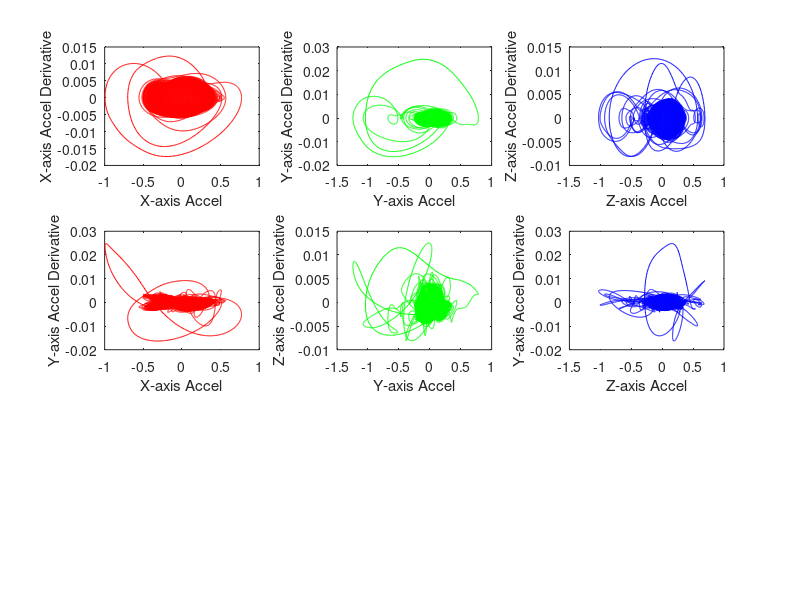
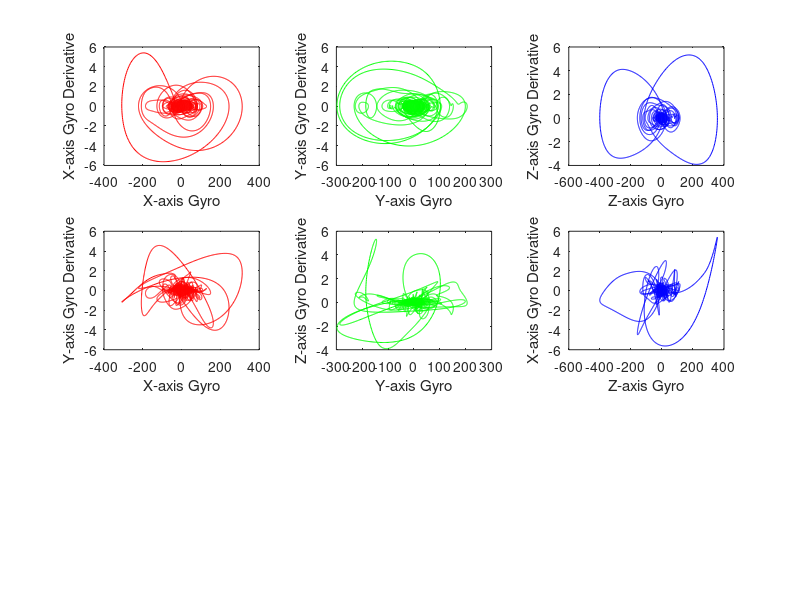
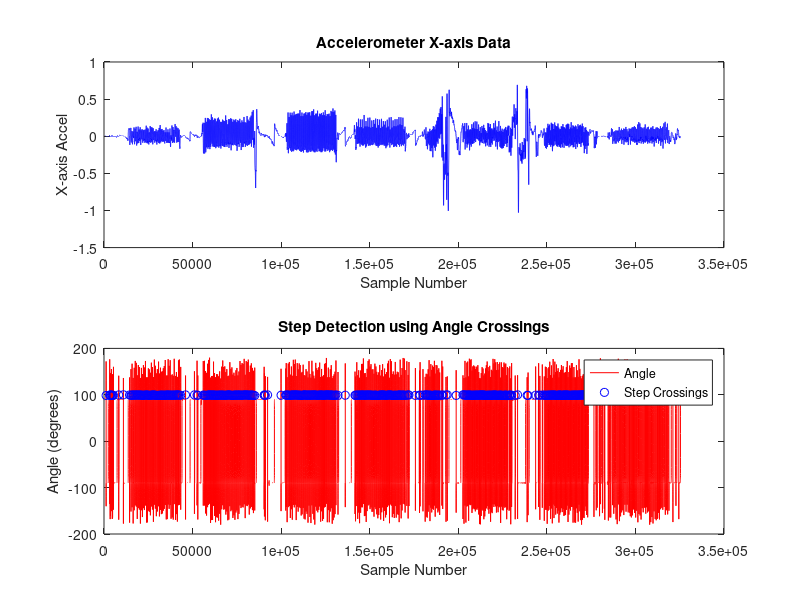

MATLAB code for these plots, in order:
%% Step detection using chest based accelerometer and gyroscope data
% This code detects steps using accelerometer and gyroscope data from a
% chest mounted sensor.
% The data is filtered using a Butterworth bandpass filter, and the
% derivative of the filtered data is calculated. The angle traced by the
% accelerometer is computed, and steps are detected based on the angle
% crossing a threshold of 100 degrees.
%% Author: Aniket Mazumder
% Vrije Universiteit Amsterdam
% contact: a.mazumder@vu.nl
%%
clear; clc; close all;
data = importdata('combined_data.mat');

%% design a butterworth bandpass filter with a cutoff frequency of 0.5-20 Hz
fs = 1000; % sampling frequency
low_cutoff = 0.1; % low cutoff frequency
high_cutoff = 4; % high cutoff frequency
order = 2; % filter order
[b, a] = butter(order, [low_cutoff high_cutoff] / (fs / 2), 'bandpass');

accel_data = data(:, 2:4); % assuming the first three columns are accelerometer
gyro_data = data(:, 5:7); % assuming the next three columns are gyroscope

% apply the filter to the accel-gyro data
filtered_accel_data = filtfilt(b, a, accel_data);
filtered_gyro_data = filtfilt(b, a, gyro_data);

%get the derivative of the filtered data
filtered_accel_data_diff = diff(filtered_accel_data);
filtered_gyro_data_diff = diff(filtered_gyro_data);


%% plot the filtered data and its derivative
% Define the variable
n_samples = 325610;

% Accelerometer data
figure;
subplot(3,3,1);
plot(filtered_accel_data(1:n_samples, 1), filtered_accel_data_diff(1:n_samples, 1),'r');
xlabel('X-axis Accel');
ylabel('X-axis Accel Derivative');

subplot(3,3,2);
plot(filtered_accel_data(1:n_samples, 2), filtered_accel_data_diff(1:n_samples, 2),'g');
xlabel('Y-axis Accel');
ylabel('Y-axis Accel Derivative');

subplot(3,3,3);
plot(filtered_accel_data(1:n_samples, 3), filtered_accel_data_diff(1:n_samples, 3),'b');
xlabel('Z-axis Accel');
ylabel('Z-axis Accel Derivative');

subplot(3,3,4);
plot(filtered_accel_data(1:n_samples, 1), filtered_accel_data_diff(1:n_samples, 2),'r');
xlabel('X-axis Accel');
ylabel('Y-axis Accel Derivative');

subplot(3,3,5);
plot(filtered_accel_data(1:n_samples, 2), filtered_accel_data_diff(1:n_samples, 3),'g');
xlabel('Y-axis Accel');
ylabel('Z-axis Accel Derivative');

subplot(3,3,6);
plot(filtered_accel_data(1:n_samples, 3), filtered_accel_data_diff(1:n_samples, 2),'b');
xlabel('Z-axis Accel');
ylabel('Y-axis Accel Derivative');

% Gyroscope data
figure;
subplot(3,3,1);
plot(filtered_gyro_data(1:n_samples, 1), filtered_gyro_data_diff(1:n_samples, 1),'r');
xlabel('X-axis Gyro');
ylabel('X-axis Gyro Derivative');

subplot(3,3,2);
plot(filtered_gyro_data(1:n_samples, 2), filtered_gyro_data_diff(1:n_samples, 2),'g');
xlabel('Y-axis Gyro');
ylabel('Y-axis Gyro Derivative');

subplot(3,3,3);
plot(filtered_gyro_data(1:n_samples, 3), filtered_gyro_data_diff(1:n_samples, 3),'b');
xlabel('Z-axis Gyro');
ylabel('Z-axis Gyro Derivative');

subplot(3,3,4);
plot(filtered_gyro_data(1:n_samples, 1), filtered_gyro_data_diff(1:n_samples, 2),'r');
xlabel('X-axis Gyro');
ylabel('Y-axis Gyro Derivative');

subplot(3,3,5);
plot(filtered_gyro_data(1:n_samples, 2), filtered_gyro_data_diff(1:n_samples, 3),'g');
xlabel('Y-axis Gyro');
ylabel('Z-axis Gyro Derivative');

subplot(3,3,6);
plot(filtered_gyro_data(1:n_samples, 3), filtered_gyro_data_diff(1:n_samples, 1),'b');
xlabel('Z-axis Gyro');
ylabel('X-axis Gyro Derivative');

%% Get the angle traced by the accelerometer
angle_accel = atan2d(filtered_accel_data(1:end-1, 3), filtered_accel_data_diff(:, 3));

%% Now consider the points where the angle just crossed 100 degrees from below to be a step

% find the points where the angle crosses 100 degrees
threshold = 100;
crossings = find(diff(angle_accel > threshold) == 1);
% find the time interval between the crossings
crossing_intervals = diff(crossings);


%% plot the crossings along with the angle in a subplot
figure;

% Subplot for X-axis Accelerometer data
subplot(2, 1, 1);
plot(filtered_accel_data(:, 3), 'b');
xlabel('Sample Number');
ylabel('X-axis Accel');
title('Accelerometer X-axis Data');

% Subplot for Angle and Step Crossings
subplot(2, 1, 2);
plot(angle_accel, 'r');
hold on;
plot(crossings, angle_accel(crossings), 'bo');
xlabel('Sample Number');
ylabel('Angle (degrees)');
title('Step Detection using Angle Crossings');
legend('Angle', 'Step Crossings');
hold off;

